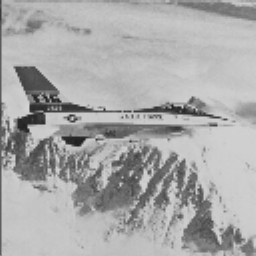
#> input picture lab2/jet.bmp, 256 x 256 px, found by its file name
$ jupyter execute 03_histogram_hw.ipynb
#> lines starting #> are read from the running program, lines starting #| are printed output that depends on the picture
## Zadanie domowe: BBHE i DSIHE

W klasycznym wyrównywaniu histogramu HE  po wykonaniu operacji jasność obrazu ulega zmianie.
Dało się to zaobserwować podczas przeprowadzonych eksperymentów.
Jeśli nie to należy uruchomić skrypt z sekcji A i zwrócić na to uwagę.
Średnia jasność dąży do środkowego poziomu szarości.
Jest to wada i dlatego klasyczne HE ma ograniczone zastosowanie.

Powstało sporo metod, które eliminują to niekorzystne zjawisko.
Najprostsze z nich polegają na dekompozycji obrazu wejściowego na dwa podobrazy (wg. pewnego kryterium).
Następnie operacja HE wykonywana jest dla tych podobrazów.

Dwie znane z literatury metody to:
- Bi-Histogram Equalization
- DSIHE - Dualistic Sub-Image Histogram Equalization

W metodzie BBHE za kryterium podziału przyjmuje się średnią jasność w obrazie.
W DSIHE obraz dzieli się na dwa podobrazy o takiej samej liczbie pikseli (jaśniejszych i ciemniejszych).

W ramach zadania należy zaimplementować wybraną metodę: BBHE lub DSIHE (ew. obie).

1. Wczytaj obraz *jet.bmp* i wylicz jego histogram.
2. W kolejnym kroku należy wyznaczyć próg podziału obrazu na dwa podobrazy (*lm*).
3. Dla BBHE wyznacz średnią jasność obrazu. Dla DSIHE można wykorzystać histogram skumulowany.
Należy znaleźć poziom jasności który znajduje się "w połowie" histogramu skumulowanego.
W tym celu warto stworzyć tablicę, zawierającą moduł histogramu skumulowanego pomniejszonego o połowę liczby pikseli.
Następnie znaleźć minimum - `np.argmin`.
4. Dalej należy podzielić histogram oryginalnego obrazu na dwa histogramy *H1* i *H2*.
Dla każdego z nich wyliczyć histogram skumulowany ($C_1$ i $C_2$) i wykonać normalizację.
Normalizacja polega na podzieleniu każdego histogramu przez jego największy element.
5. Na podstawie histogramów skumulowanych należy stworzyć przekształcenie LUT.
Należy tak przeskalować $C_1$ i $C_2$, aby uzyskać jednorodne przekształcenie.
Tablicę $C_1$ wystarczy pomnożyć przez próg podziału.
Tablicę $C_2$ należy przeskalować do przedziału: $<lm+1; 255>$, gdzie $lm$ jest progiem podziału.<br>
$C_{1n} = (lm)*C1;$<br>
$C_{2n} = lm+1 + (255-lm-1)*C2;$<br>
Następnie dwie części tablicy przekodowań należy połączyć.
6. Ostatecznie należy wykonać operację LUT i wyświetlić wynik wyrównywania histogramu.
Porównaj wynik operacji BBHE lub DSIHE z klasycznym HE.

[cell 1]
import cv2
import os
import requests
from matplotlib import pyplot as plt
import numpy as np

url = 'https://raw.githubusercontent.com/vision-agh/poc_sw/master/03_Histogram/'
fileName = 'jet.bmp'
if not os.path.exists(fileName) :
    r = requests.get(url + fileName, allow_redirects=True)
    open(fileName, 'wb').write(r.content)

### 1

[cell 2]
jet_img = cv2.imread(fileName, cv2.IMREAD_GRAYSCALE)
#> jet_img is the input picture: shape (256, 256); min 32, max 213, mean 169.3
jet_hist = cv2.calcHist([jet_img], [0], None, [256], [0,256])
#> jet_hist = 256 values, max 2214 at index 195, min 0 at index 0, mean 256
jet_hist_cum = np.cumsum(jet_hist)
#> jet_hist_cum = 256 values from 0 to 65536

plt.figure(figsize=(10,10))
plt.subplot(1,2,1)
plt.imshow(jet_img, cmap='gray')
plt.subplot(1,2,2)
plt.plot(jet_hist)
plt.show()
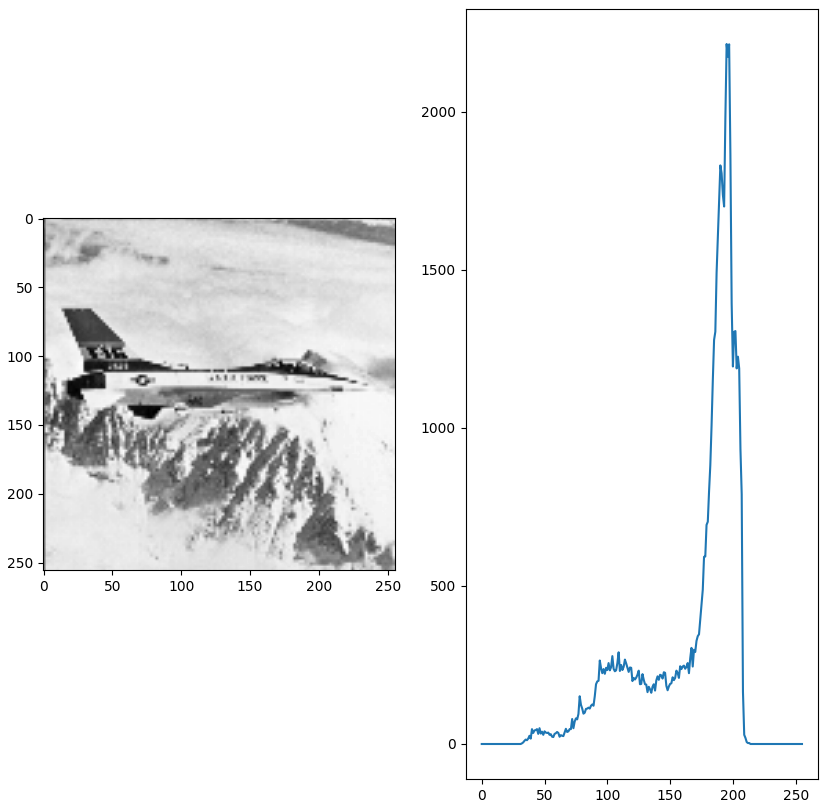
#> figure drawn by matplotlib, 2 panels; panel 2: curve peaks at x = 195, y = 2214

### 2 & 3

[cell 3]
# Brightness from histogram = (number of bars * bar height) / (image width * image height)
brightness = 0
for i in range(256):
    brightness += i * jet_hist[i]
#> this loop made 256 passes
#> brightness on passes 1 to 3: [0], [0], [0]
#> after the loop, brightness = [11094630]
brightness /= jet_img.shape[0] * jet_img.shape[1]
#> brightness = [169.3]
brightness = int(np.floor(brightness))
#> brightness = 169
print("Average brightness: ", brightness)
#| Average brightness:  169

### 4

[cell 4]
jet_hist_left = jet_hist[:brightness]
#> jet_hist_left = 169 values, max 304 at index 167, min 0 at index 0, mean 121.6
jet_hist_right = jet_hist[brightness:]
#> jet_hist_right = 87 values, max 2214 at index 26, min 0 at index 45, mean 517.2
jet_hist_left_cum = np.cumsum(jet_hist_left)
#> jet_hist_left_cum = 169 values from 0 to 20543
jet_hist_right_cum = np.cumsum(jet_hist_right)
#> jet_hist_right_cum = 87 values from 298 to 44993
# Normalizing each histogram by dividing by max value
jet_hist_left_cum /= jet_hist_left_cum.max()
#> jet_hist_left_cum = 169 values from 0 to 1
jet_hist_right_cum /= jet_hist_right_cum.max()
#> jet_hist_right_cum = 87 values from 0.00662 to 1

# Plot
fig, axs = plt.subplots(3, 2, figsize=(10,10))
plt.subplots_adjust(top = 0.99, bottom=0.01, hspace=0.5, wspace=0.4)
axs[0,0].plot(jet_hist)
for i, hist in enumerate([(jet_hist, "Histogram"), (jet_hist_cum, "Cumulative histogram"), (jet_hist_left, "Left histogram"), (jet_hist_right, "Right histogram"), (jet_hist_left_cum, "Left cumulative histogram"), (jet_hist_right_cum, "Right cumulative histogram")]):
    axs[i//2, i%2].plot(hist[0])
    axs[i//2, i%2].set_title(hist[1])
    axs[i//2, i%2].set_xlabel("Brightness")
    axs[i//2, i%2].set_ylabel("Number of pixels")
#> this loop made 6 passes
plt.show()
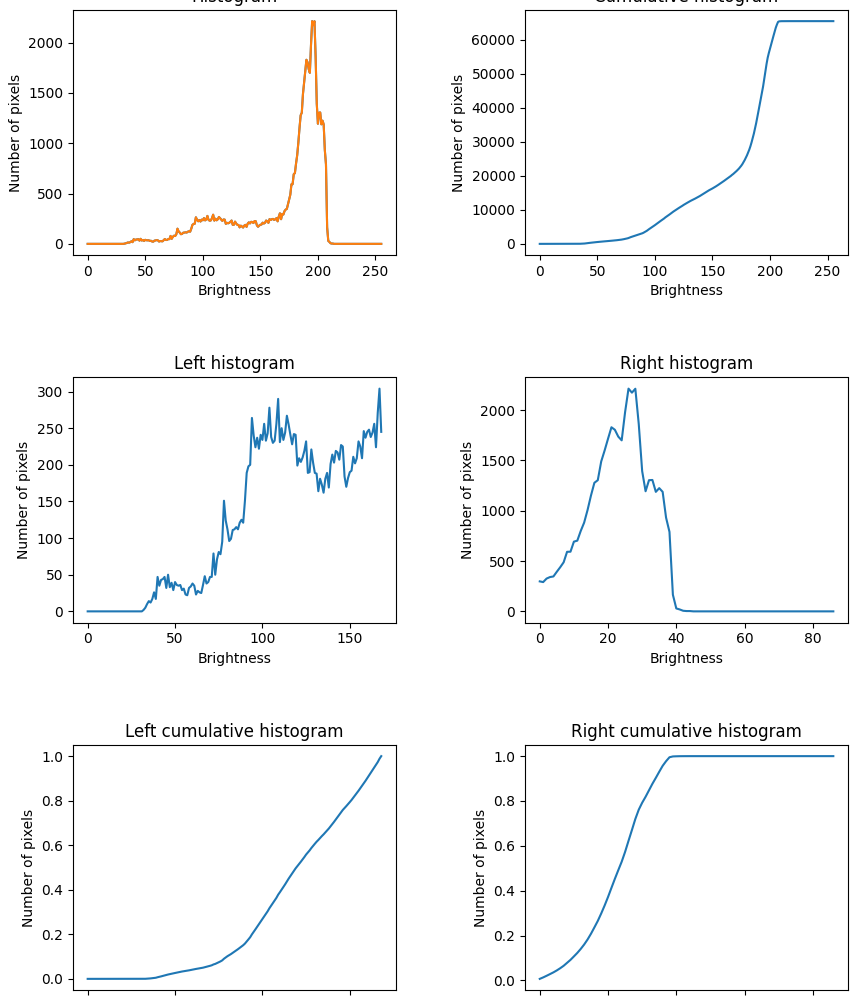
#> figure drawn by matplotlib, 6 panels; panel 1: curve peaks at x = 195, y = 2214; panel 1: curve peaks at x = 195, y = 2214; panel 2: curve peaks at x = 213, y = 65536; panel 3: curve peaks at x = 167, y = 304

### 5

[cell 5]
jet_hist_left_cum = jet_hist_left_cum * jet_hist_cum[brightness]
#> jet_hist_left_cum = 169 values from 0 to 20841
jet_hist_right_cum = jet_hist_right_cum * (jet_hist_cum[-1] - jet_hist_cum[brightness]) + jet_hist_cum[brightness]
#> jet_hist_right_cum = 87 values from 21137 to 65536
jet_hist_cum = np.concatenate((jet_hist_left_cum, jet_hist_right_cum))

img_lut = cv2.LUT(jet_img, jet_hist_cum)
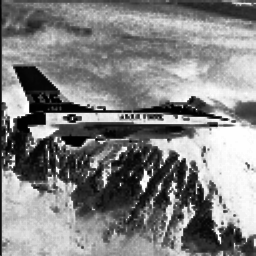
#> img_lut: shape (256, 256) float32; min 2.03, max 65536, mean 33439.2; drawn with min black and max white

# Plot
plt.imshow(img_lut, cmap='gray')
plt.show()
plt.plot(cv2.calcHist([img_lut], [0], None, [256], [0,256]))
plt.show()
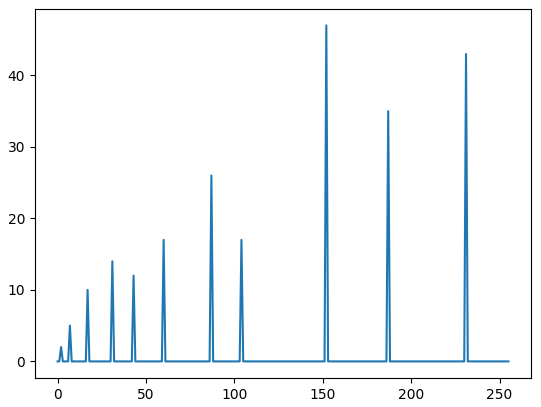
#> figure drawn by matplotlib, 1 panel; curve peaks at x = 152, y = 47

[cell 6]
# Compare with HE
img_he = cv2.equalizeHist(jet_img)
plt.imshow(img_he, cmap='gray')
plt.axis("off")
plt.show()

plt.plot(cv2.calcHist([img_he], [0], None, [256], [0,256]))
plt.show()
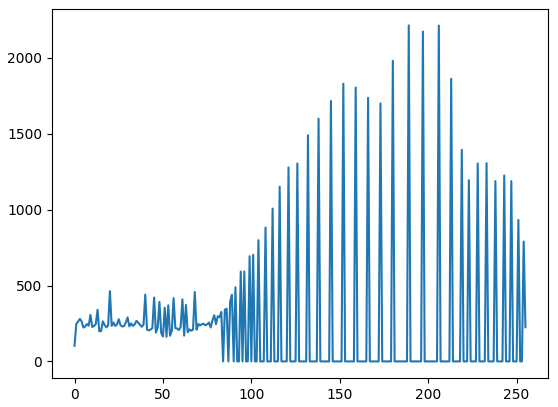
#> figure drawn by matplotlib, 1 panel; curve peaks at x = 189, y = 2214
